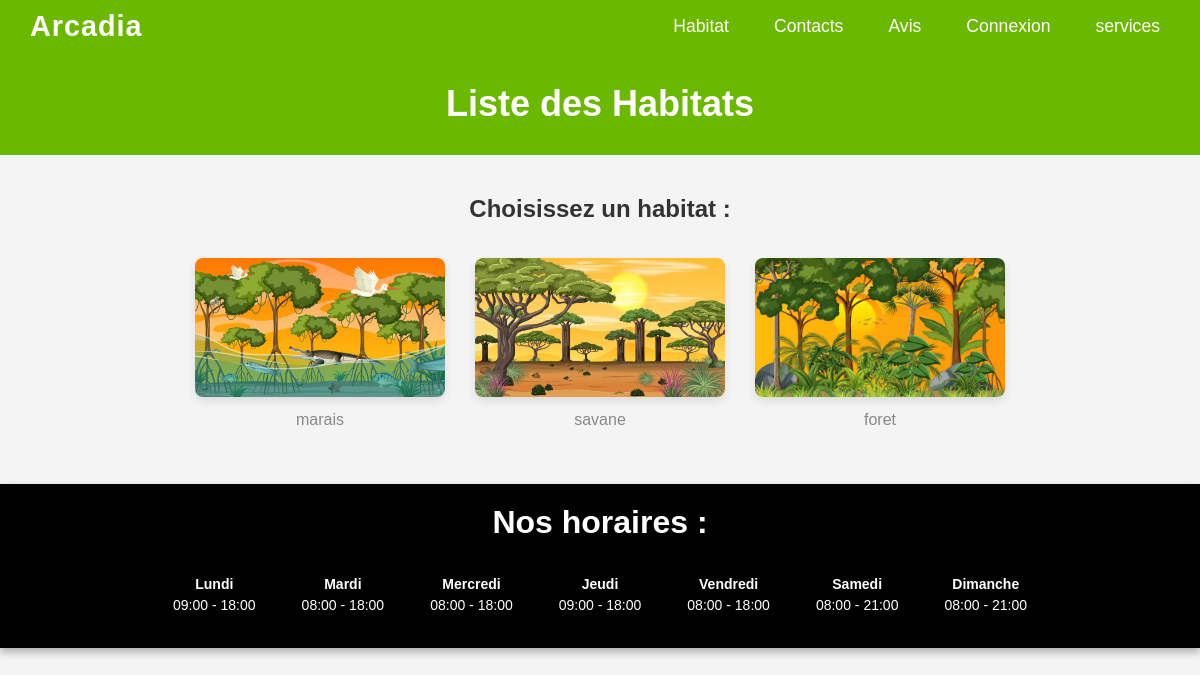
The app's page /habitat.php with its own data.
### tables this page shows
CREATE TABLE `habitats` (
  `id` int(11) NOT NULL,
  `name` varchar(255) NOT NULL,
  `image_url` varchar(255) NOT NULL,
  `page_url` varchar(255) NOT NULL
);

CREATE TABLE `horaires` (
  `id` int(11) NOT NULL,
  `jour` varchar(20) NOT NULL,
  `ouverture` time DEFAULT NULL,
  `fermeture` time DEFAULT NULL
);

### habitat.php (the view, shortened to what this page needs)
<?php
$host = 'localhost';
$username = 'root';
$password = '';
$dbname = 'ecf';
$conn = new mysqli($host, $username, $password, $dbname);
$habitats_sql = "SELECT * FROM habitats";
$result = $conn->query($habitats_sql);
?>
<!DOCTYPE html>
<html lang="fr">
<head>
    <link rel="stylesheet" href="css/newhabitat.css">
    <link rel="stylesheet" href="css/footer.css">
</head>
<body>
<header class="menu">
    <div class="logo">
        <a href="index.php">Arcadia</a>
    </div>
    <nav>
        <ul>
            <li><a href="habitat.php">Habitat</a></li>
            <li><a href="contacts.php">Contacts</a></li>
            <li><a href="avis.php   ">Avis</a></li>
            <li><a href="login/login.php">Connexion</a></li>
            <li><a href="service.php">services</a></li>
        </ul>
    </nav>
</header>
    <main>
        <header class="page-header">
            <h1>Liste des Habitats</h1>
        </header>
        <section>
            <h2>Choisissez un habitat :</h2>
            <ul>
                <?php
                if ($result->num_rows > 0) {
                    while ($habitat = $result->fetch_assoc()) {
                        $page_url = $habitat['page_url'];
                        $name = $habitat['name'];
                        $image_url = $habitat['image_url'];
                        echo "<li class='habitat-item'>
                                <a href='habitats/{$page_url}.php?page_url={$page_url}'>
                                    <button class='habitat-button'>
                                        <img src='admin/uploads/{$image_url}' alt='Image de l'habitat {$name}'>
                                    </button>
                                </a>
                                <p class='habitat-name'>{$name}</p>
                              </li>";
                    }
                } else {
                    echo "<p>Aucun habitat trouvé.</p>";
                }
                ?>
            </ul>
        </section>
    </main>
</body>
<footer>
<?php
include 'login/db.php';
$sql = "SELECT * FROM horaires";
$stmt = $pdo->prepare($sql);
$stmt->execute();
$horaires = $stmt->fetchAll(PDO::FETCH_ASSOC);
?>
<footer class="footer">
    <div class="footer-content">
        <h1>Nos horaires :</h1>
        <div class="horaires-container">
            <?php foreach ($horaires as $horaire): ?>
                <div class="jour">
                    <p><?php echo $horaire['jour']; ?></p>
                    <p><?php echo date('H:i', strtotime($horaire['ouverture'])) . ' - ' . date('H:i', strtotime($horaire['fermeture'])); ?></p>
                </div>
            <?php endforeach; ?>
        </div>
    </div>
</footer>
</footer>
</html>

### css/newhabitat.css (style rules this page uses)
* { margin: 0; padding: 0; box-sizing: border-box; }
body { font-family: Arial, sans-serif; background-color: #f4f4f4; color: #333; }
header.menu { display: flex; justify-content: space-between; align-items: center; padding: 10px 30px; background-color: #6BB800; color: white; font-family: Arial, sans-serif; width: 100%; box-sizing: border-box; }
header.menu .logo { font-size: 1.8em; font-weight: bold; letter-spacing: 1px; }
header.menu .logo a { color: white; text-decoration: none; }
header.menu nav ul { list-style: none; display: flex; gap: 25px; }
header.menu nav ul li a { color: white; text-decoration: none; font-size: 1.1em; padding: 5px 10px; transition: color 0.3s, background-color 0.3s; border-radius: 5px; }
header.page-header { background-color: #6BB800; padding: 30px 0; text-align: center; color: white; }
header.page-header h1 { font-size: 36px; }
section { margin: 40px auto; text-align: center; max-width: 1200px; padding: 0 20px; }
h2 { font-size: 24px; margin-bottom: 20px; color: #333; }
ul { display: flex; flex-wrap: wrap; justify-content: center; list-style: none; padding: 0; }
.habitat-item { margin: 15px; text-align: center; max-width: 250px; width: 100%; }
.habitat-button { background-color: transparent; border: none; padding: 0; display: inline-block; width: 100%; }
.habitat-button img { width: 100%; height: auto; border-radius: 8px; box-shadow: 0 4px 8px rgba(0, 0, 0, 0.1); transition: transform 0.3s ease; }
.habitat-name { font-size: 18px; color: #333; margin-top: 10px; }
.habitat-item p { color: #888; font-size: 16px; }

### css/footer.css (style rules this page uses)
.footer { background-color: #000000; color: #ffffff; padding: 20px; text-align: center; margin-top: 40px; box-shadow: 0 4px 8px rgba(0, 0, 0, 0.3); }
.footer p { margin: 5px 0; font-size: 16px; }
.footer-content { max-width: 900px; margin: 0 auto; }
.horaires-container { display: flex; justify-content: space-between; flex-wrap: nowrap; margin-top: 20px; }
.jour { text-align: center; margin: 10px; flex: 1 1 120px; max-width: 120px; }
.jour p { margin: 5px 0; font-size: 14px; }
.jour p:first-child { font-weight: bold; }

### records on screen
habitats: image_url+name (picture), name "marais"
habitats: image_url+name (picture), name "savane"
habitats: image_url (picture), name "foret"
horaires: jour "Lundi", ouverture "09:00", fermeture "18:00"
horaires: jour "Mardi", ouverture "08:00", fermeture "18:00"
horaires: jour "Mercredi", ouverture "08:00", fermeture "18:00"
horaires: jour "Jeudi", ouverture "09:00", fermeture "18:00"
horaires: jour "Vendredi", ouverture "08:00", fermeture "18:00"
horaires: jour "Samedi", ouverture "08:00", fermeture "21:00"
horaires: jour "Dimanche", ouverture "08:00", fermeture "21:00"
